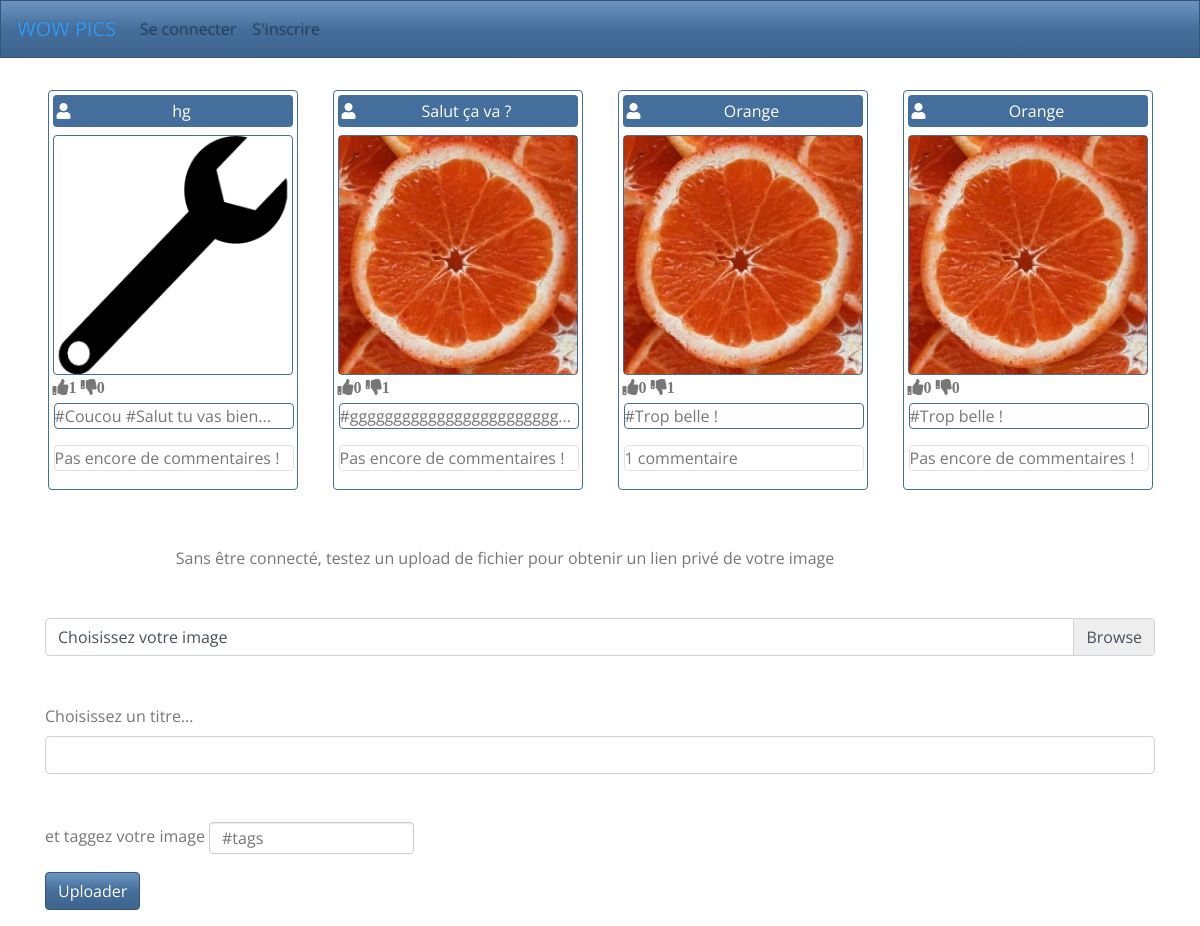
/v1.00/index.php, run on the app's committed database.
### tables this page shows
CREATE TABLE `picture` (
  `idPicture` int(11) NOT NULL,
  `fileName` varchar(255) NOT NULL,
  `status` varchar(30) NOT NULL DEFAULT 'private',
  `link` varchar(255) NOT NULL,
  `tags` text NOT NULL,
  `dateUpload` datetime NOT NULL DEFAULT CURRENT_TIMESTAMP,
  `idUser` int(11) NOT NULL,
  `urlAnonymous` text
);

### v1.00/Controller/ControllerAccueil.php (called while the page is built, shortened)
<?php
class ControllerAccueil
{
    public function renderAccueilAnonymous()
    {
        $picturesAccueil = new PictureManager();
        $pictures =$picturesAccueil->getPublicPictures(4);
        $resultat = [];
        forEach($pictures as $picture)
        {
            $commentsImage = new CommentManager();
            $comment =$commentsImage->getCommentsCountByPicture($picture->getIdPicture());
            $userName = new UserManager();
            $user = $userName->getUser($picture->getIdUser());
            $votesImage = new VoteManager();
            $voteLike = $votesImage->getVotelike($picture->getIdPicture());
            $voteDislike = $votesImage->getVoteDislike($picture->getIdPicture());
            $pictureid = $picture->getIdPicture();
            $resultat[] = array("picture" => $picture,"CommentCount" => $comment, "VoteLike" => $voteLike,  "VoteDislike" => $voteDislike,"login" => $user->getLogin(),"idpicture" => $pictureid);
        }
        $vue = new View("AccueilNonInscrit");
        $vue->generer(array("resultat" => $resultat));
    }
}

### v1.00/AutoLoader.php (called while the page is built, shortened)
<?php
 class AutoLoader
 {
    static function autoLoad($className)
    {
        $directories = array("controller", "model", "view", "model/Entity", "model/EntityManager", "Helpers");
        foreach($directories as $directory)
        {
            $file = $directory .'\\' . $className . '.php';
        }
    }
 }

### v1.00/Model/Modele.php (called while the page is built, shortened)
<?php
Abstract class Modele
{
  protected function executeReq($req, $params = null)
  {
   $bdd = Database::getInstance() -> getConnection();
    if($params == null)
    {
      $res = $bdd->query($req);
    }
    else
    {
      $res = $bdd->prepare($req);
      $res->execute($params);
    }
    return $res;
  }
  function hydrate(array $donnees){
    foreach ($donnees as $key => $value ){
        $method = 'set'.ucfirst($key);
    }
  }
}

### v1.00/Model/EntityManager/PictureManager.php (called while the page is built, shortened)
<?php
class PictureManager extends Modele
{
    public function getPublicPictures($limit = 0)
    {
        if($limit !== 0)
        {
            $req='SELECT * FROM picture WHERE status="public" ORDER BY dateUpload DESC LIMIT '. $limit;
        }
        else
        {
            $req='SELECT * FROM picture WHERE status="public" ORDER BY dateUpload DESC';
        }
        $res = $this->executeReq($req);
        $pictures = [];
        while($donnes =$res->fetch(PDO::FETCH_ASSOC))
        {
            $picture = new Picture();
            $picture->hydrate($donnes);
            $pictures[] = $picture;
        }
        return $pictures;
    }
}

### v1.00/Model/Entity/Picture.php (called while the page is built, shortened)
<?php
class Picture extends Modele {
    private $idPicture;
    private $idUser;
    public function getIdPicture()
    {
        return $this->idPicture;
    }
    public function setIdPicture($idPicture)
    {
        $this->idPicture = $idPicture;
        return $this;
    }
    public function setFilename($filename)
    {
        return $this;
    }
    public function setStatus($status)
    {
        return $this;
    }
    public function setLink($link)
    {
        return $this;
    }
    public function setTags($tags)
    {
        return $this;
    }
    public function setDateUpload($dateUpload)
    {
        return $this;
    }
    public function getIdUser()
    {
        return $this->idUser;
    }
    public function setIdUser($idUser)
    {
            $this->idUser = $idUser;
            return $this;
    }
     public function setUrlAnonymous($urlAnonymous)
     {
             return $this;
     }
}

### v1.00/Model/EntityManager/CommentManager.php (called while the page is built, shortened)
<?php
class CommentManager extends Modele
{
    public function getCommentsCountByPicture($idPicture)
    {
        $req = "SELECT COUNT(idComment) FROM comment WHERE idPicture = ? ";
        $res = $this->executeReq($req,array($idPicture));
        $res1 =$res->fetch(PDO::FETCH_ASSOC);
        return $res1;
    }
}

### v1.00/Model/EntityManager/VoteManager.php (called while the page is built, shortened)
<?php
class VoteManager extends Modele
{
    public function getVoteDislike($idpicture)
    {
        $reqdislike = 'SELECT COUNT(score)  FROM vote WHERE idPicture =? AND score=-1';
        $resdislike = $this->executeReq($reqdislike,array($idpicture));
        $nbdislike=$resdislike->fetch(PDO::FETCH_ASSOC);
        return $nbdislike["COUNT(score)"];
    }
    public function getVoteLike($idpicture)
    {
        $reqlike = 'SELECT COUNT(score) FROM vote WHERE idPicture =? AND score=1';
        $reslike = $this->executeReq($reqlike,array($idpicture));
        $nblike=$reslike->fetch(PDO::FETCH_ASSOC);
        return $nblike["COUNT(score)"];
    }
}

### v1.00/Model/EntityManager/UserManager.php (called while the page is built, shortened)
<?php
class UserManager extends Modele
{
    public function getUser($id)
    {
        $req='SELECT login, password, email FROM user WHERE idUser=?';
        $res = $this->executeReq($req,array($id));
        $res2 = $res->fetch(PDO::FETCH_ASSOC);
        if($res2 != FALSE)
        {
            $user = new User();
            $user->hydrate($res2);
            return $user;
        }
        else
        {
            return false;
        }
    }
}

### v1.00/Model/Entity/User.php (called while the page is built, shortened)
<?php
class User extends Modele {
public function setLogin($login)
{
        return true;
}
public function setPassword($password)
{
return $this;
}
public function setEmail($email)
{
return $this;
}
public function hydrate(array $donnees){
    foreach ($donnees as $key => $value ){
        $method = 'set'.ucfirst($key);
    }
}
}

### v1.00/View/AccueilNonInscrit.html.php (the view, shortened to what this page needs)
<head>
    <link rel="stylesheet" href="Css/bootstrap.min.css">
    <link rel="stylesheet" href="Css/style.css">
</head>
<body>
<main class="container mt-4">
    <div class="row justify-content-around">
    <?php forEach($resultat as $picture)
    {
        ?>
            <div class="carte card border-primary p-1 m-2">
                <div class="d-flex align-items-center text-white bg-primary pl-1 rounded">
                <i class="fas fa-user" data-toggle="tooltip" data-placement="top" title="<?php echo $picture['login'];?>"></i>
                    <p class="mx-auto my-auto pt-1 pb-1"><?php echo $picture['picture']->getFileName(); ?></p>
                </div>
                <div class="photo border border-primary rounded mt-2">
                    <img class="image img-fluid" src="<?php echo $picture["picture"]->getLink(); ?>" alt="picture" position="absolute"/>
                </div>
                <div class="mb-1">
                    <i class="fas fa-thumbs-up" id="like<?php echo $picture['idpicture']?>"><?php echo $picture['VoteLike'];?></i>
                    <i class="fas fa-thumbs-down" id="dislike<?php echo $picture['idpicture']?>"><?php echo $picture['VoteDislike'];?></i>
                </div>
                <p class="commentaire border border-primary rounded"><?php $tags = $picture["picture"]->getTags();
                         if(strlen($tags) > 25)
                         {
                            $tags = substr($tags,0,24);
                            $tags .= "...";
                         }
                            $tags = explode(",",$tags);
                            for($i = 0 ; $i <count($tags); $i++)
                            {
                                    echo '#'. $tags[$i] . " ";
                            }
                    ?>
                </p>
                <p class="commentaire border rounded">
                    <?php
                        if ($picture['CommentCount']["COUNT(idComment)"] > 1) {echo $picture['CommentCount']["COUNT(idComment)"] . " commentaires";}
                        else if($picture['CommentCount']["COUNT(idComment)"] == 1) { echo  "1 commentaire";}
                        else {echo "Pas encore de commentaires !";}
                    ?>
                </p>
            </div>
    <?php } ?>
    </div>
    <div class="row mt-5 mb-5">
        <div class="col-lg-10 text-center">
            Sans être connecté, testez un upload de fichier pour obtenir un lien privé de votre image
        </div>
    </div>
    <form method="POST" action="index.php?action=UploadAnonymous" enctype="multipart/form-data">
    <div class="custom-file">
        <label class="custom-file-label" for="customFile">Choisissez votre image</label>
    </div>
    <div class="form-group mt-5">
        <label for="filename">Choisissez un titre...</label>
        <input type="text" class="form-control" name="filename" id="filename" />
    </div>
    <div class="form-group mt-5">
    <label for="tagsImage">et taggez votre image</label>
  </div>
  <button type="submit" class="btn btn-primary">Uploader</button>
</form>
</main>
</body>

### v1.00/Css/style.css (style rules this page uses)
.carte { min-width: 250px !important; max-width: 250px!important; min-height: 400px; max-height: 400px; padding: 1px; }
.photo { display:flex; align-content: center; min-width: 240px; max-width: 240px; min-height: 240px; max-height: 240px; }
.image { width:auto; margin: auto; }
.commentaire { min-width: 240px; max-width: 240px; margin-left: 1px; }

### data on the page
picture: fileName "hg", link (picture), tags "Coucou", tags "Salut tu vas bien..."
picture: fileName "Salut ça va ?", link (picture), tags "gggggggggggggggggggggggg..."
picture: fileName "Orange", link (picture), tags "Trop belle !"
picture: fileName "Orange", link (picture), tags "Trop belle !"

### other printed values
$picture['VoteLike'] "1"
$picture['VoteDislike'] "0"
$picture['VoteLike'] "0"
$picture['VoteDislike'] "1"
